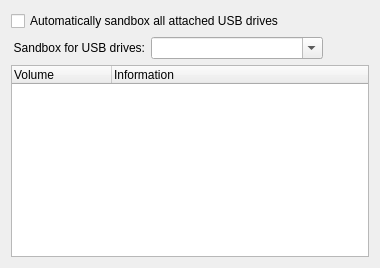
           <widget class="QWidget" name="tabUSB">
            <attribute name="title">
             <string>USB Drive Sandboxing</string>
            </attribute>
            <layout class="QGridLayout" name="gridLayout_23">
             <item row="0" column="0">
              <layout class="QGridLayout" name="gridLayout_12">
               <item row="1" column="1" colspan="2">
                <widget class="QComboBox" name="cmbUsbSandbox">
                 <property name="editable">
                  <bool>true</bool>
                 </property>
                </widget>
               </item>
               <item row="2" column="0" colspan="4">
                <widget class="QTreeWidget" name="treeVolumes">
                 <column>
                  <property name="text">
                   <string>Volume</string>
                  </property>
                 </column>
                 <column>
                  <property name="text">
                   <string>Information</string>
                  </property>
                 </column>
                </widget>
               </item>
               <item row="1" column="0">
                <widget class="QLabel" name="label_9">
                 <property name="text">
                  <string>Sandbox for USB drives:</string>
                 </property>
                 <property name="textFormat">
                  <enum>Qt::PlainText</enum>
                 </property>
                 <property name="alignment">
                  <set>Qt::AlignRight|Qt::AlignTrailing|Qt::AlignVCenter</set>
                 </property>
                 <property name="buddy">
                  <cstring>cmbUsbSandbox</cstring>
                 </property>
                </widget>
               </item>
               <item row="0" column="0" colspan="2">
                <widget class="QCheckBox" name="chkSandboxUsb">
                 <property name="text">
                  <string>Automatically sandbox all attached USB drives</string>
                 </property>
                </widget>
               </item>
               <item row="1" column="3">
                <spacer name="horizontalSpacer_13">
                 <property name="orientation">
                  <enum>Qt::Horizontal</enum>
                 </property>
                 <property name="sizeHint" stdset="0">
                  <size>
                   <width>40</width>
                   <height>20</height>
                  </size>
                 </property>
                </spacer>
               </item>
              </layout>
             </item>
            </layout>
           </widget>
